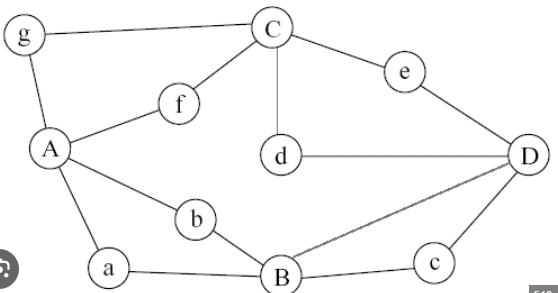
#> input picture _1.png, 558 x 293 px
$ python -i euler_path_solver.py   (imports and definitions only)
#> lines starting #> are read from the running program, lines starting #| are printed output that depends on the picture; after the words box and inside, x2 and y2 are one past the last pixel; in counts of white or black regions, pixels touching at a corner belong together

import cv2
import numpy as np
import pyefd
from skimage.morphology import skeletonize
from skimage import img_as_ubyte
import networkx as nx
from collections import defaultdict
import matplotlib.pyplot as plt
from dataclasses import dataclass
from typing import List, Tuple, Dict, Optional
import os


@dataclass
class Node:
    id: int
    center: Tuple[int, int]
    radius: float
    contour: np.ndarray


@dataclass
class Edge:
    node1_id: int
    node2_id: int
    pixels: List[Tuple[int, int]]  #all pixel coordinates of the edge.
    def __repr__(self):
        return f"node 1 id: {self.node1_id}, node 2 id: {self.node2_id}"


@dataclass
class GraphData:
    nodes: List[Node]
    edges: List[Edge]
    adjacency: Dict[int, List[int]]
    original_image: np.ndarray
    processed_image: np.ndarray


@dataclass
class EulerResult:
    has_euler_path: bool
    has_euler_circuit: bool
    path: List[int]
    odd_degree_nodes: List[int]
    node_degrees: Dict[int, int]
    message: str


class EulerPathSolver:
    """
    Class that detects nodes, edges, and solves the path.
    """

    def __init__(self,
                 min_node_area: int = 100,
                 max_node_area: int = 10000,
                 circularity_threshold: float = 0.5,
                 connection_distance: int = 30):

        self.min_node_area = min_node_area
        self.max_node_area = max_node_area
        self.circularity_threshold = circularity_threshold
        self.connection_distance = connection_distance

    # Visuion Processing

    def preprocess_image(self, image: np.ndarray) -> np.ndarray:
        """Preprocess the image, apply blur -> make gray -> reduce noise"""
        # make gray
        if len(image.shape) == 3:
            gray = cv2.cvtColor(image, cv2.COLOR_BGR2GRAY)
        else:
            gray = image.copy()

        # reduce noise
        blurred = cv2.GaussianBlur(gray, (7, 7), 0)

        # adaptive thresholding (it is better for hand drawn vision.)
        binary = cv2.adaptiveThreshold(
            blurred, 255,
            cv2.ADAPTIVE_THRESH_GAUSSIAN_C,
            cv2.THRESH_BINARY_INV,
            blockSize=11,
            C=2
        )

        #Morphological cleaning
        kernel = np.ones((3, 3), np.uint8)
        binary = cv2.morphologyEx(binary, cv2.MORPH_CLOSE, kernel, iterations=2)
        binary = cv2.morphologyEx(binary, cv2.MORPH_OPEN, kernel, iterations=1)

        return binary

    #to increase robustness, calculate circularity with 3 different ways.
    # [39 lines left out: function calculate_circularity, not called in this run]


    #detect circles in the vision using houghcircles
    def detect_nodes(self, binary: np.ndarray, original_gray: np.ndarray = None) -> List[Node]:
        nodes = []


        if original_gray is None:
            original_gray = binary

        # apply blur
        blurred = cv2.GaussianBlur(original_gray, (11, 11), 2)

        # HoughCircles circle detection
        circles = cv2.HoughCircles(
            blurred,
            cv2.HOUGH_GRADIENT,
            dp=1,
            minDist=40,
            param1=50,
            param2=25,
            minRadius=15,
            maxRadius=60
        )

        if circles is not None:
            circles = np.uint16(np.around(circles))
            for i, (x, y, r) in enumerate(circles[0]):
                # For plotting, create dummy contours.
                theta = np.linspace(0, 2*np.pi, 36)
                contour = np.array([
                    [[int(x + r*np.cos(t)), int(y + r*np.sin(t))]]
                    for t in theta
                ], dtype=np.int32)

                nodes.append(Node(
                    id=i,
                    center=(int(x), int(y)),
                    radius=float(r),
                    contour=contour
                ))

        # spare approach if houghcircles does not find anything.
        if len(nodes) == 0:
            nodes = self._detect_nodes_contour(binary)

        return nodes

    # [30 lines left out: function _detect_nodes_contour, not called in this run]
    #mask nodes to create skeleton
    def create_node_mask(self, binary: np.ndarray, nodes: List[Node]) -> np.ndarray:

        mask = np.zeros_like(binary)

        for node in nodes:
            cv2.drawContours(mask, [node.contour], -1, 255, -1)

            cv2.circle(mask, node.center, int(node.radius * 1.3), 255, -1)

        return mask

    #EDGE DETECTION
    def extract_edges_skeleton(self, binary: np.ndarray, node_mask: np.ndarray) -> np.ndarray:
        # remove nodes
        edges_only = cv2.bitwise_and(binary, cv2.bitwise_not(node_mask))

        #form skeleton
        skeleton = skeletonize(edges_only > 0)
        skeleton =  (skeleton)

        return skeleton

    def find_skeleton_endpoints(self, skeleton: np.ndarray) -> List[Tuple[int, int]]:
        """find edge endpoints"""
        from scipy import ndimage

        # neighboring kernel.
        kernel = np.array([[1, 1, 1],
                          [1, 0, 1],
                          [1, 1, 1]], dtype=np.int32)

        # calculate neighbor number for each pixel
        neighbors = ndimage.convolve(
            (skeleton > 0).astype(np.int32),
            kernel,
            mode='constant',
            cval=0
        )

        # two endpoints of a line is if it has only one neighbor (suppose line is continuous)
        endpoint_mask = (skeleton > 0) & (neighbors == 1)

        ys, xs = np.where(endpoint_mask)
        endpoints = list(zip(xs.astype(int), ys.astype(int)))

        return endpoints

    def trace_edge_from_point(self, skeleton: np.ndarray, start: Tuple[int, int],
                              visited: set) -> List[Tuple[int, int]]:
        """Follow the edge from start"""
        path = [start]
        visited.add(start)

        current = start

        while True:
            x, y = current
            found_next = False

            for dx in [-1, 0, 1]:
                for dy in [-1, 0, 1]:
                    if dx == 0 and dy == 0:
                        continue

                    nx, ny = x + dx, y + dy

                    if (0 <= nx < skeleton.shape[1] and
                        0 <= ny < skeleton.shape[0] and
                        skeleton[ny, nx] > 0 and
                        (nx, ny) not in visited):

                        visited.add((nx, ny))
                        path.append((nx, ny))
                        current = (nx, ny)
                        found_next = True
                        break

                if found_next:
                    break

            if not found_next:
                break

        return path

    def find_nearest_node(self, point: Tuple[int, int], nodes: List[Node]) -> Optional[int]:

        min_dist = float('inf')
        nearest_id = None

        for node in nodes:
            dist = np.sqrt((point[0] - node.center[0])**2 +
                          (point[1] - node.center[1])**2)

            # if the edge end point is inside the radius plus the connection_distance
            if dist < node.radius + self.connection_distance and dist < min_dist:
                min_dist = dist
                nearest_id = node.id

        return nearest_id

    def detect_edges(self, skeleton: np.ndarray, nodes: List[Node]) -> List[Edge]:
        #extract edges from skeleton and connect it to each other.
        edges = []
        visited = set()
        #start from endpoints
        endpoints = self.find_skeleton_endpoints(skeleton)

        for endpoint in endpoints:
            if endpoint in visited:
                continue

            # from endpoint save the path to other end.
            path = self.trace_edge_from_point(skeleton, endpoint, visited)

            #Skip too short lines that cannot be real
            if len(path) < min(nodes, key = lambda x: x.radius).radius * 2:
                continue


            start_node = self.find_nearest_node(path[0], nodes)
            end_node = self.find_nearest_node(path[-1], nodes)

            if start_node is not None and end_node is not None:
                edges.append(Edge(
                    node1_id=start_node,
                    node2_id=end_node,
                    pixels=path
                ))

        return edges

    #create the graph
    def build_adjacency(self, nodes: List[Node], edges: List[Edge]) -> Dict[int, List[int]]:
        #adjaceny list
        adjacency = defaultdict(list)

        # create all nodes if there is no connections to it.
        for node in nodes:
            if node.id not in adjacency:
                adjacency[node.id] = []

        # add edges
        for edge in edges:
            adjacency[edge.node1_id].append(edge.node2_id)
            adjacency[edge.node2_id].append(edge.node1_id)

        return dict(adjacency)

    def detect_graph(self, image: np.ndarray) -> GraphData:
        """extract full graph structure from the image array"""
        # Gray
        if len(image.shape) == 3:
            gray = cv2.cvtColor(image, cv2.COLOR_BGR2GRAY)
        else:
            gray = image.copy()

        binary = self.preprocess_image(image)

        nodes = self.detect_nodes(binary, gray)

        if len(nodes) == 0:
            raise ValueError("Node cannot be found!")

        #Node mask
        node_mask = self.create_node_mask(binary, nodes)

        #skeleton
        skeleton = self.extract_edges_skeleton(binary, node_mask)

        #find edges
        edges = self.detect_edges(skeleton, nodes)

        #form adjaceny
        adjacency = self.build_adjacency(nodes, edges)

        return GraphData(
            nodes=nodes,
            edges=edges,
            adjacency=adjacency,
            original_image=image,
            processed_image=binary
        )

    #euler algorithm
    # [256 lines left out: functions check_euler_conditions, hierholzer_algorithm, solve_euler, solve, solve_from_image, visualize, not called in this run]

>>> import cv2
>>> picture = cv2.imread('_1.png')
#> picture is the input picture: shape (293, 558, 3); mean B, G, R 247.6, 247.6, 247.6
>>> result = EulerPathSolver().detect_graph(picture)
#> in preprocess_image, `blurred = cv2.GaussianBlur(gray, (7, 7), 0)`:
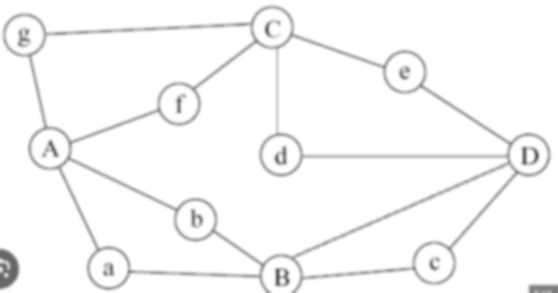
#> blurred: shape (293, 558); min 96, max 255, mean 247.6
#> in preprocess_image, `binary = cv2.adaptiveThreshold( blurred, 255, cv2.ADAPTIVE_THRESH_GAUS..`:
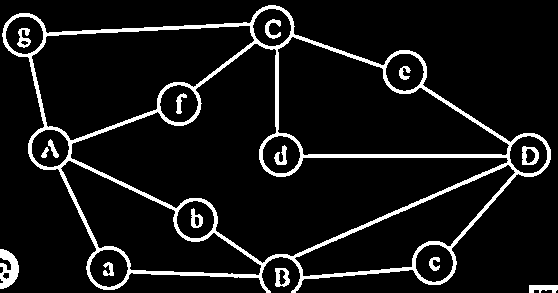
#> binary: shape (293, 558); 8.5% white; 15 white regions, largest, box (x1, y1, x2, y2) and area: (2, 5, 551, 293) 11783, (0, 249, 19, 289) 478, (522, 146, 539, 165) 186
#> in preprocess_image, `binary = cv2.morphologyEx(binary, cv2.MORPH_CLOSE, kernel, iterations=2)`:
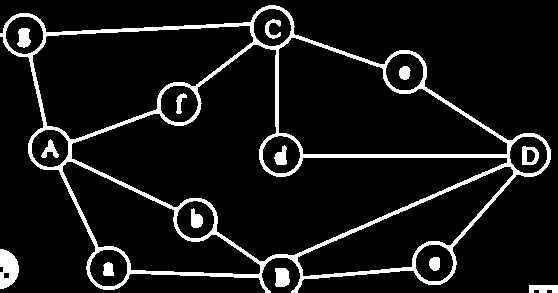
#> binary: shape (293, 558); 8.9% white; 14 white regions, largest, box (x1, y1, x2, y2) and area: (0, 5, 551, 293) 11997, (0, 249, 19, 289) 554, (275, 268, 290, 287) 246
#> in preprocess_image, `binary = cv2.morphologyEx(binary, cv2.MORPH_OPEN, kernel, iterations=1)`: binary: shape (293, 558); 8.9% white; 14 white regions, largest, box (x1, y1, x2, y2) and area: (0, 5, 551, 293) 11994, (0, 249, 19, 289) 554, (275, 268, 290, 287) 246
#> in detect_nodes, `circles = cv2.HoughCircles( blurred, cv2.HOUGH_GRADIENT, dp=1, minDist..`: circles = [[178.5, 103.5, 22.3], [433.5, 262.5, 22.7], [404.5, 71.5, 22.2], [280.5, 154.5, 22.9], [108.5, 267.5, 18], [271.5, 27.5, 22.8], [528.5, 154.5, 17.9], [280.5, 275.5, 18], [49.5, 147.5, 18], [195.5, 219.5, 17.9], [24.5, 34.5, 18.5]]
#> in detect_nodes, `circles = np.uint16(np.around(circles))`: circles = [[178, 104, 22], [434, 262, 23], [404, 72, 22], [280, 154, 23], [108, 268, 18], [272, 28, 23], [528, 154, 18], [280, 276, 18], [50, 148, 18], [196, 220, 18], [24, 34, 18]]
#> the loop in detect_nodes, `for i, (x, y, r) in enumerate(circles[0]):` made 11 passes
#> after the loop in detect_nodes, `for i, (x, y, r) in enumerate(circles[0]):`: nodes = 11 items
#> the loop in create_node_mask, `for node in nodes:` made 11 passes
#> after the loop in create_node_mask, `for node in nodes:`:
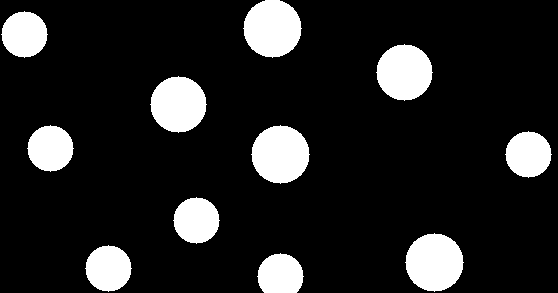
#> mask: shape (293, 558); 13.8% white; 11 white regions, largest, box (x1, y1, x2, y2) and area: (251, 125, 310, 184) 2629, (405, 233, 464, 292) 2629, (243, 0, 302, 58) 2628
#> in extract_edges_skeleton, `edges_only = cv2.bitwise_and(binary, cv2.bitwise_not(node_mask))`:
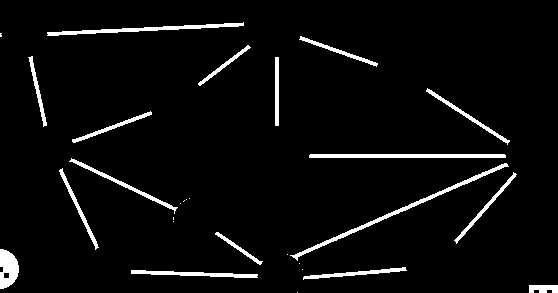
#> edges_only: shape (293, 558); 4.4% white; 28 white regions (11 under 20 px), largest, box (x1, y1, x2, y2) and area: (290, 163, 509, 261) 920, (309, 154, 506, 158) 786, (47, 22, 244, 36) 741
#> in extract_edges_skeleton, `skeleton = skeletonize(edges_only > 0)`: skeleton: shape (293, 558) bool; 1% white in thin lines or dots
#> in find_skeleton_endpoints, `neighbors = ndimage.convolve( (skeleton > 0).astype(np.int32), kernel,..`:
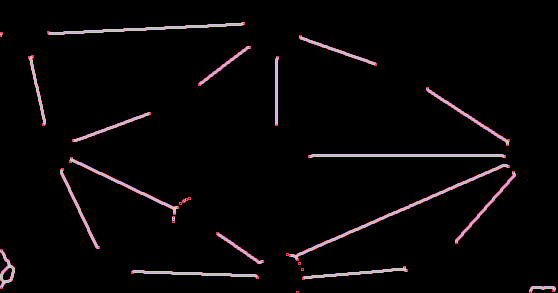
#> neighbors: shape (293, 558) int32; 6 distinct labels, from 0 to 5; one colour per label, 0 black
#> in find_skeleton_endpoints, `endpoint_mask = (skeleton > 0) & (neighbors == 1)`:
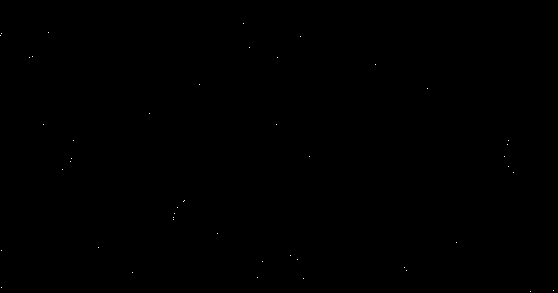
#> endpoint_mask: shape (293, 558) bool; 0.03% white in thin lines or dots
#> in find_skeleton_endpoints, `ys, xs = np.where(endpoint_mask)`: ys = 46 values from 23 to 291; xs = 46 values, max 553 at index 44, min 0 at index 3, mean 240.1
#> in find_skeleton_endpoints, `endpoints = list(zip(xs.astype(int), ys.astype(int)))`: endpoints = 46 pairs, first value 0 to 553, second value 23 to 291
#> the loop in detect_edges, `for endpoint in endpoints:` made 46 passes
#> (start_node, end_node) on passes 1, 5, 6, 9, 12, 13: (5, 10), (5, 2), (5, 0), (5, 3), (2, 6), (0, 8)
#> after the loop in detect_edges, `for endpoint in endpoints:`: edges = 15 items
#> the loop in build_adjacency, `for node in nodes:` made 11 passes
#> after the loop in build_adjacency, `for node in nodes:`: adjacency = 11 items
#> the loop in build_adjacency, `for edge in edges:` made 15 passes
